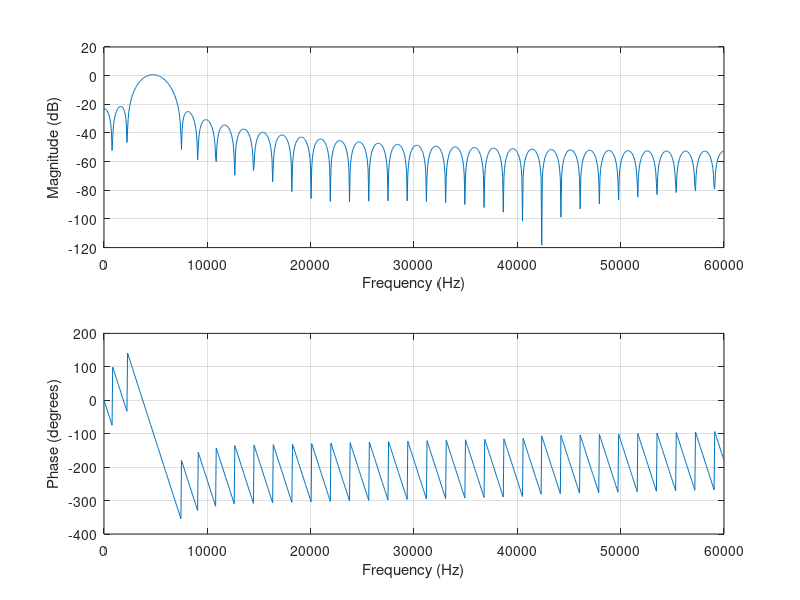

Reproduce this figure in MATLAB.
%% CLean Up
close all; clear; clc;

%% Import Data
load('FilterOutput.mat');

%% Plotting
freqz(FilterCoeff,1,1000,120e3)
